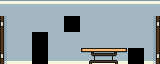

This game map was drawn from its Tiled (.tmx) file and the tilesets committed beside it. A one-line description and the trimmed map source follow:
An orthogonal 10x4 tile map with 16x16 px tiles, 1 tile layer (main) and 2 objects (2x item).

<map version="1.0" orientation="orthogonal" width="10" height="4" tilewidth="16" tileheight="16">
 <tileset firstgid="1" name="tiles" tilewidth="16" tileheight="16">
  <image source="../../../data/tiles.png" trans="000000" width="256" height="256" />
 </tileset>
 <layer name="main" width="10" height="4">
  <data>[40 cells, 40 non-empty, 16 distinct tile ids]</data>
 </layer>
 <objectgroup name="objects" width="10" height="4">
  <object type="item" x="96" y="32" width="16" height="16" />
  <object type="item" x="128" y="32" width="16" height="16" />
 </objectgroup>
</map>
